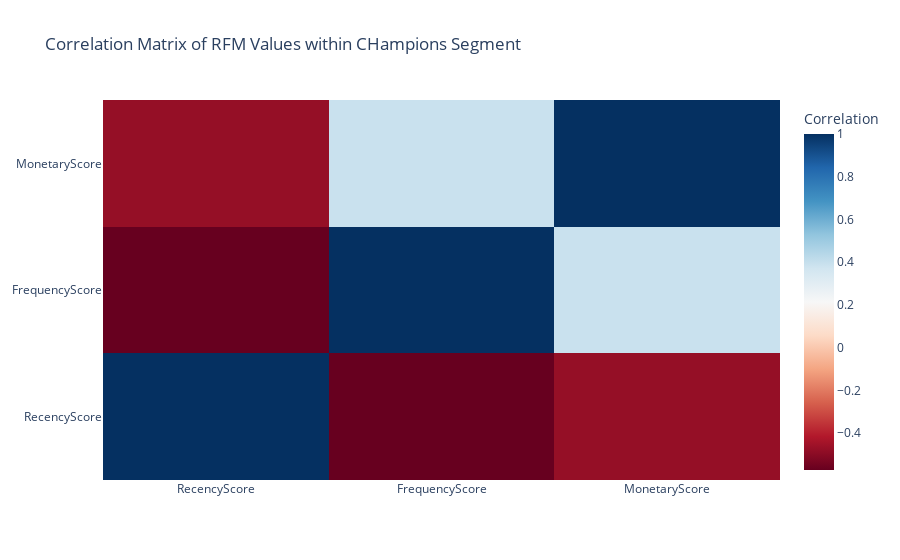

The notebook cell saved with this chart:
### Code cell
## analyze the correlation of the recency, frequency, and monetary scores within the champions segment

correlation_matrix = champions_segment[['RecencyScore','FrequencyScore','MonetaryScore']].corr()

fig_heatmap = go.Figure(data=go.Heatmap(z= correlation_matrix.values,
                       x= correlation_matrix.columns,
                       y= correlation_matrix.columns,
                                       colorscale='RdBu',
                                       colorbar= dict(title='Correlation')))

fig_heatmap.update_layout(title='Correlation Matrix of RFM Values within CHampions Segment')

fig_heatmap.show()

### Figure 1 — Plotly figure (JSON) as saved in the notebook; plotly's stock layout.template omitted (floating-point values rounded to 4 significant figures)
{"data": [{"colorbar": {"title": {"text": "Correlation"}}, "colorscale": [[0, "rgb(103,0,31)"], [0.1, "rgb(178,24,43)"], [0.2, "rgb(214,96,77)"], [0.3, "rgb(244,165,130)"], [0.4, "rgb(253,219,199)"], [0.5, "rgb(247,247,247)"], [0.6, "rgb(209,229,240)"], [0.7, "rgb(146,197,222)"], [0.8, "rgb(67,147,195)"], [0.9, "rgb(33,102,172)"], [1, "rgb(5,48,97)"]], "type": "heatmap", "x": ["RecencyScore", "FrequencyScore", "MonetaryScore"], "y": ["RecencyScore", "FrequencyScore", "MonetaryScore"], "z": [[1, -0.5717, -0.4747], [-0.5717, 1, 0.3907], [-0.4747, 0.3907, 1]]}], "layout": {"title": {"text": "Correlation Matrix of RFM Values within CHampions Segment"}}}
